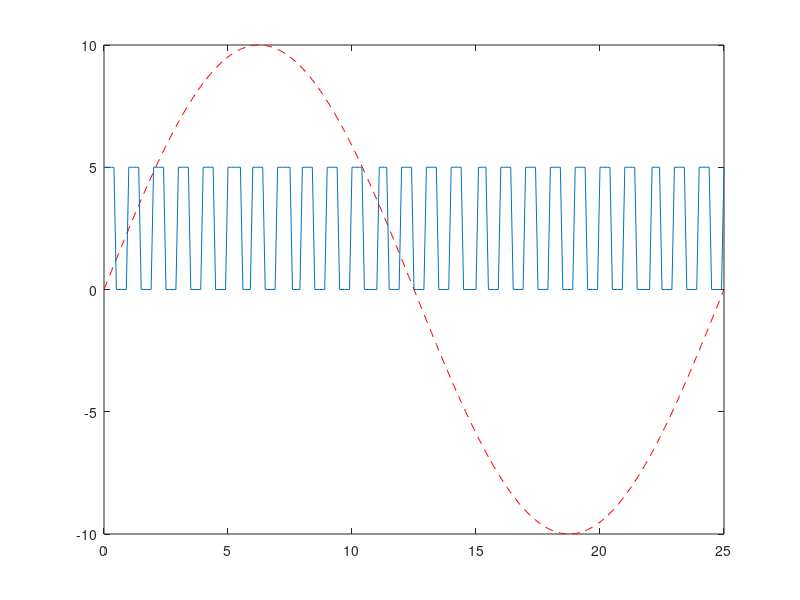

Here is the MATLAB script that generated this plot:

clc
clear all

L1 = 0.5;
L2 = 0.5;
m1 = 20;
m2 = 10;
g = 9.81;
a1 = L2*L2*m2 + L1*L1*(m1 + m1)
a2 = L1*L1*m2
a3 = L2^2*m2
a4 = (m1 + m2) * L1 * g
a5 = m2 * L2 * g


% c2 = cos(q(2));
% c12 = cos(q(1) + q(2));
% s2 = sin(q(2))

t = 0:0.1:25
T1 = 10 * sin(2*pi/25*t)
T2 = 2.5 * square(2*pi*t,50) + 2.5
figure(1)
plot(t,T1,'r--')
hold on
plot(t,T2)

% M = [a1 + 2*a2*c2 a3 + a2 * c2;a3 + a2 *c2, a3]
% alpha = [a4*c1 + a5*c12; a2*qd(1)*(qd(1) + qd(2))*s2 + a5 *c12]
% 
% P = M*qd;



    
    
  